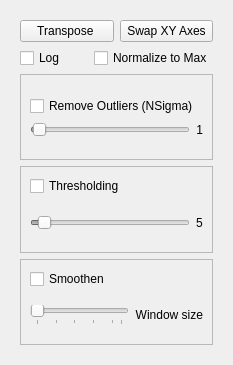
         <widget class="QWidget" name="page_2">
          <property name="geometry">
           <rect>
            <x>0</x>
            <y>0</y>
            <width>233</width>
            <height>365</height>
           </rect>
          </property>
          <attribute name="label">
           <string>Image Processing</string>
          </attribute>
          <layout class="QGridLayout" name="gridLayout_3">
           <item row="0" column="0">
            <widget class="QWidget" name="widget" native="true">
             <layout class="QGridLayout" name="gridLayout_25">
              <item row="0" column="0">
               <widget class="QPushButton" name="pb_transpose_stack">
                <property name="toolTip">
                 <string>reverses the image axes (ZXY) to (YXZ)</string>
                </property>
                <property name="text">
                 <string>Transpose </string>
                </property>
               </widget>
              </item>
              <item row="0" column="1">
               <widget class="QPushButton" name="pb_swapXY_stack">
                <property name="toolTip">
                 <string>swaps 2nd and 3rd axes (ZXY) to (ZYX)</string>
                </property>
                <property name="text">
                 <string>Swap XY Axes</string>
                </property>
               </widget>
              </item>
              <item row="1" column="0" colspan="2">
               <layout class="QVBoxLayout" name="verticalLayout_3">
                <item>
                 <layout class="QHBoxLayout" name="horizontalLayout_7">
                  <item>
                   <widget class="QCheckBox" name="cb_log">
                    <property name="sizePolicy">
                     <sizepolicy hsizetype="Preferred" vsizetype="Fixed">
                      <horstretch>0</horstretch>
                      <verstretch>0</verstretch>
                     </sizepolicy>
                    </property>
                    <property name="toolTip">
                     <string>Covert image dat to log values.</string>
                    </property>
                    <property name="styleSheet">
                     <string notr="true"/>
                    </property>
                    <property name="text">
                     <string>Log </string>
                    </property>
                    <property name="checked">
                     <bool>false</bool>
                    </property>
                   </widget>
                  </item>
                  <item>
                   <widget class="QCheckBox" name="cb_norm">
                    <property name="sizePolicy">
                     <sizepolicy hsizetype="Preferred" vsizetype="Fixed">
                      <horstretch>0</horstretch>
                      <verstretch>0</verstretch>
                     </sizepolicy>
                    </property>
                    <property name="toolTip">
                     <string>Intensity Normalization with the last Frame.</string>
                    </property>
                    <property name="text">
                     <string>Normalize to Max</string>
                    </property>
                   </widget>
                  </item>
                 </layout>
                </item>
               </layout>
              </item>
              <item row="2" column="0" colspan="2">
               <widget class="QFrame" name="frame_4">
                <property name="frameShape">
                 <enum>QFrame::StyledPanel</enum>
                </property>
                <property name="frameShadow">
                 <enum>QFrame::Raised</enum>
                </property>
                <layout class="QGridLayout" name="gridLayout_13">
                 <item row="0" column="0">
                  <layout class="QGridLayout" name="gridLayout_8">
                   <item row="0" column="0" colspan="2">
                    <widget class="QCheckBox" name="cb_remove_outliers">
                     <property name="text">
                      <string>Remove Outliers (NSigma)</string>
                     </property>
                    </widget>
                   </item>
                   <item row="1" column="0">
                    <widget class="QSlider" name="hs_nsigma">
                     <property name="enabled">
                      <bool>false</bool>
                     </property>
                     <property name="styleSheet">
                      <string notr="true"/>
                     </property>
                     <property name="maximum">
                      <number>200</number>
                     </property>
                     <property name="value">
                      <number>3</number>
                     </property>
                     <property name="orientation">
                      <enum>Qt::Horizontal</enum>
                     </property>
                    </widget>
                   </item>
                   <item row="1" column="1">
                    <widget class="QLabel" name="label_nsigma">
                     <property name="text">
                      <string>1</string>
                     </property>
                     <property name="alignment">
                      <set>Qt::AlignRight|Qt::AlignTrailing|Qt::AlignVCenter</set>
                     </property>
                    </widget>
                   </item>
                  </layout>
                 </item>
                </layout>
               </widget>
              </item>
              <item row="3" column="0" colspan="2">
               <widget class="QFrame" name="frame_3">
                <property name="frameShape">
                 <enum>QFrame::StyledPanel</enum>
                </property>
                <property name="frameShadow">
                 <enum>QFrame::Raised</enum>
                </property>
                <layout class="QGridLayout" name="gridLayout_26">
                 <item row="0" column="0">
                  <layout class="QGridLayout" name="gridLayout_5">
                   <item row="0" column="0">
                    <layout class="QHBoxLayout" name="horizontalLayout_3">
                     <item>
                      <widget class="QCheckBox" name="cb_remove_bg">
                       <property name="text">
                        <string>Thresholding</string>
                       </property>
                      </widget>
                     </item>
                    </layout>
                   </item>
                   <item row="1" column="0">
                    <layout class="QHBoxLayout" name="horizontalLayout_2">
                     <item>
                      <widget class="QSlider" name="hs_bg_threshold">
                       <property name="enabled">
                        <bool>false</bool>
                       </property>
                       <property name="maximum">
                        <number>100</number>
                       </property>
                       <property name="singleStep">
                        <number>5</number>
                       </property>
                       <property name="pageStep">
                        <number>5</number>
                       </property>
                       <property name="value">
                        <number>5</number>
                       </property>
                       <property name="orientation">
                        <enum>Qt::Horizontal</enum>
                       </property>
                      </widget>
                     </item>
                     <item>
                      <widget class="QLabel" name="label_bg_threshold">
                       <property name="text">
                        <string>5</string>
                       </property>
                      </widget>
                     </item>
                    </layout>
                   </item>
                  </layout>
                 </item>
                </layout>
               </widget>
              </item>
              <item row="4" column="0" colspan="2">
               <widget class="QFrame" name="frame_2">
                <property name="frameShape">
                 <enum>QFrame::StyledPanel</enum>
                </property>
                <property name="frameShadow">
                 <enum>QFrame::Raised</enum>
                </property>
                <layout class="QGridLayout" name="gridLayout_27">
                 <item row="0" column="0">
                  <widget class="QCheckBox" name="cb_smooth">
                   <property name="toolTip">
                    <string>uses savgol_filter to smooth data</string>
                   </property>
                   <property name="text">
                    <string>Smoothen</string>
                   </property>
                  </widget>
                 </item>
                 <item row="1" column="0">
                  <layout class="QHBoxLayout" name="horizontalLayout_4">
                   <item>
                    <widget class="QSlider" name="hs_smooth_size">
                     <property name="enabled">
                      <bool>false</bool>
                     </property>
                     <property name="minimum">
                      <number>3</number>
                     </property>
                     <property name="maximum">
                      <number>12</number>
                     </property>
                     <property name="singleStep">
                      <number>2</number>
                     </property>
                     <property name="pageStep">
                      <number>2</number>
                     </property>
                     <property name="value">
                      <number>3</number>
                     </property>
                     <property name="orientation">
                      <enum>Qt::Horizontal</enum>
                     </property>
                     <property name="tickPosition">
                      <enum>QSlider::TicksBelow</enum>
                     </property>
                     <property name="tickInterval">
                      <number>2</number>
                     </property>
                    </widget>
                   </item>
                   <item>
                    <widget class="QLabel" name="smooth_winow_size">
                     <property name="text">
                      <string>Window size</string>
                     </property>
                     <property name="alignment">
                      <set>Qt::AlignRight|Qt::AlignTrailing|Qt::AlignVCenter</set>
                     </property>
                    </widget>
                   </item>
                  </layout>
                 </item>
                </layout>
               </widget>
              </item>
             </layout>
            </widget>
           </item>
          </layout>
         </widget>
